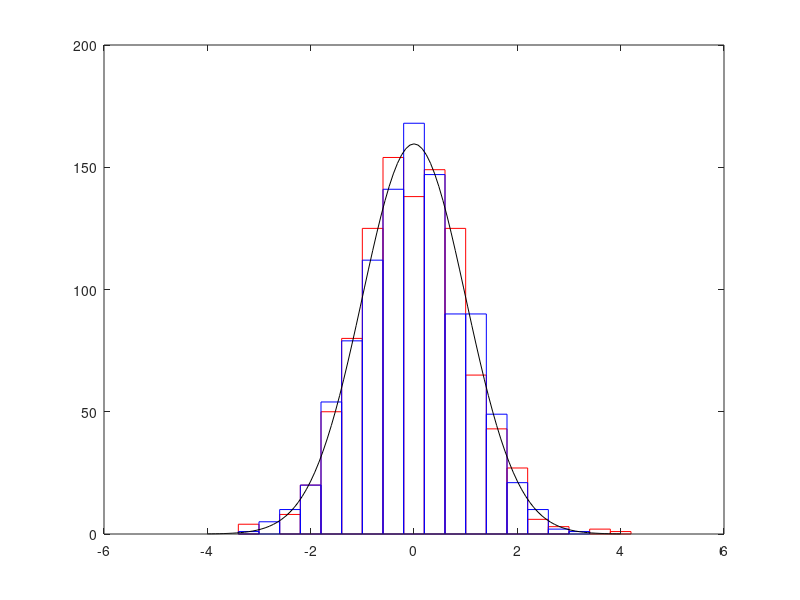

This figure's MATLAB source:
% example 
clear
clf
p = randn(1000,1);
x=[-4:.4:4];
[N, X] = hist(p,x);
h = bar(X, N, 'hist');
set(h,'Facecolor','none','Edgecolor','r')
hold on
p = randn(1000,1);
[N, X] = hist(p,x);
h = bar(X, N, 'hist');
set(h,'Facecolor','none','Edgecolor','b')
for i=1:101,
x(i)=-4+8*(i-1)/100;
y(i)=400/sqrt(2*pi)*exp(-x(i)^2/2);
end
plot(x,y,'k')



%ch = get(gca,'ch');
%h = bar(X, N, 'histc');
%    _____
%    )o|o(
%-oO0--V--0Oo--------------------------------------------
%Ali Taylan Cemgil        http://www.mbfys.kun.nl/~cemgil 
%SNN    -    University of Nijmegen,      The Netherlands
